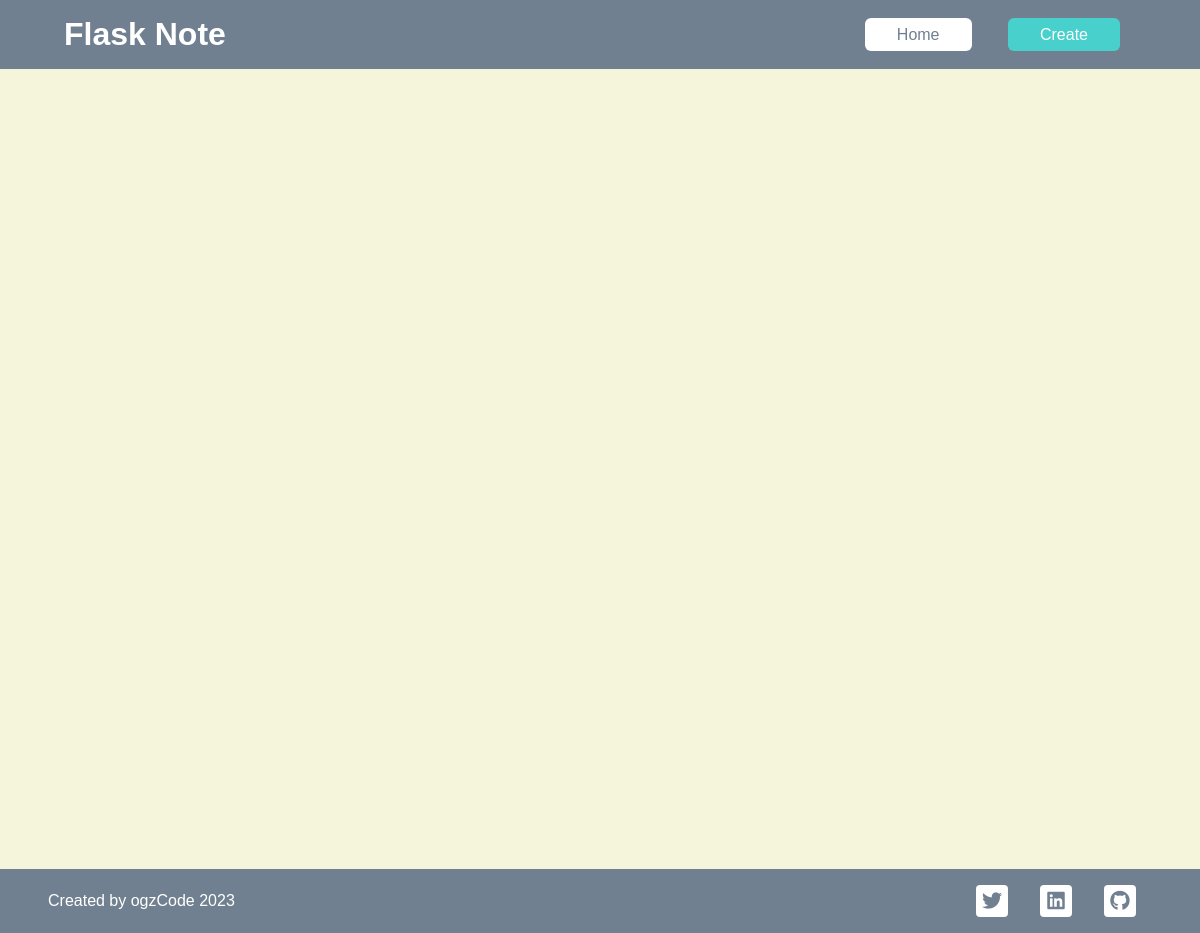
Before: / with the older database file.
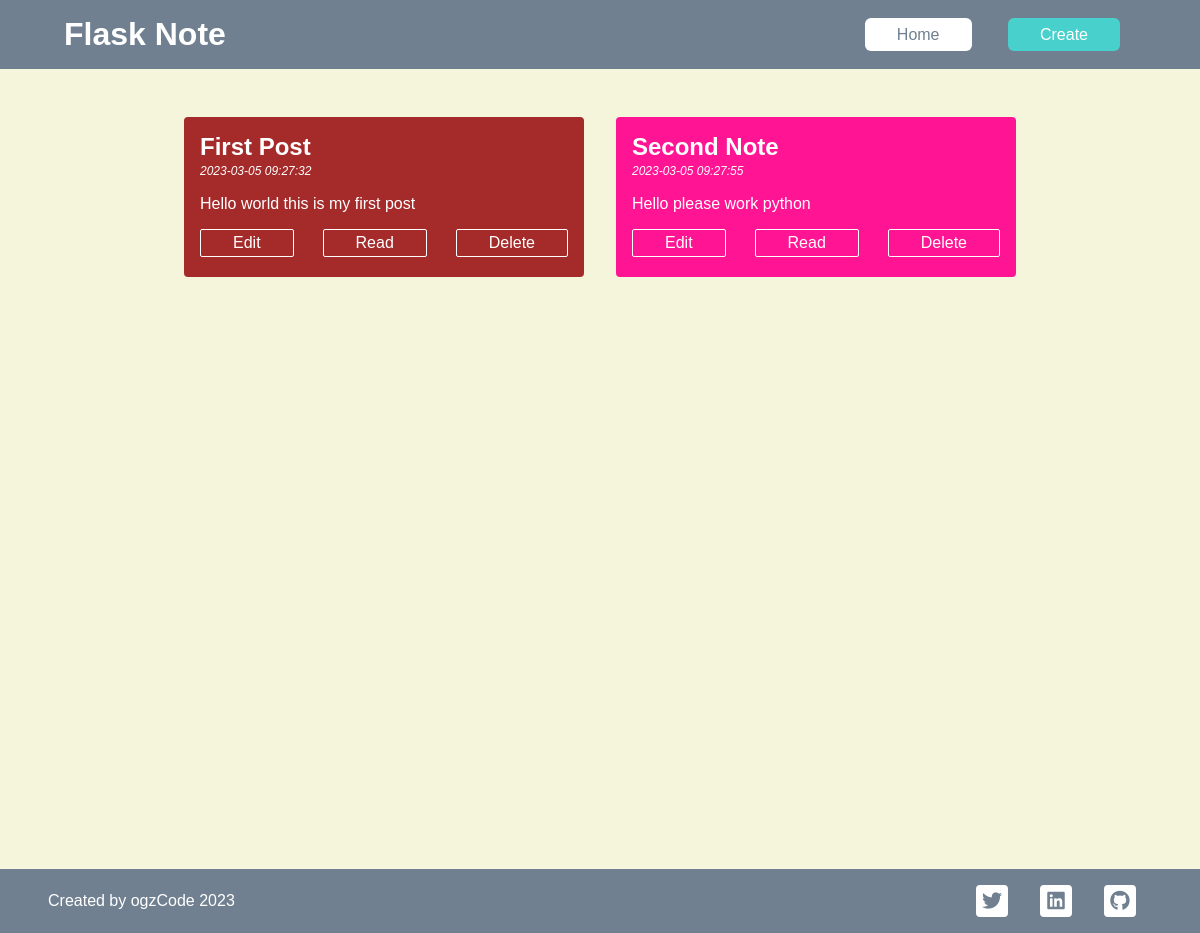
After: the same page with the newer database file.
### tables this page shows
CREATE TABLE notes (
    id INTEGER PRIMARY KEY AUTOINCREMENT,
    dates TIMESTAMP NOT NULL DEFAULT CURRENT_TIMESTAMP,
    title TEXT NOT NULL,
    content TEXT NOT NULL
);

### app.py (the view)
@app.route('/')
def main():
    conn= get_db_connection()
    notes = conn.execute("SELECT * FROM notes").fetchall()
    conn.close()
    return render_template("home.html", notes=notes)

### app.py (called while the page is built)
def get_db_connection():
    conn = sqlite3.connect("database.db")
    conn.row_factory = sqlite3.Row
    return conn

### templates/home.html (shortened to what this page needs)
{% extends "base.html" %}
{% block style %}
<link rel="stylesheet" href="{{ url_for('static', filename='css/home.css') }}" />
{% endblock %}
{% block content %}
<main>
    {% for note in notes %}
    <div class="note">
        <h2>{{note['title']}}</h2>
        <small>{{note['dates']}}</small>
        <p class="note__content" id="content">{{note['content']}}</p>
        <div class="note__footer">
            <a href="#">Edit</a>
            <button id="read" onclick="showContent('.read__content', 'show', {{ loop.index }})">Read</button>
            <button onclick="showContent('.toast__box', 'show', {{ loop.index }})">Delete</button>
        </div>
    </div>
    {% endfor %}
</main>
{% endblock %}

### templates/base.html (shortened to what this page needs)
<!DOCTYPE html>
<html lang="en">
<head>
    <link rel="stylesheet" href="{{ url_for('static', filename='css/main.css') }}"/>
    <link rel="stylesheet" href="https://cdnjs.cloudflare.com/ajax/libs/font-awesome/6.3.0/css/all.min.css"/>
    {% block style %}{% endblock %}
</head>
<body>
    <header>
        <h1 class="head">Flask Note</h1>
        <nav>
            <a href="{{ url_for('main') }}" class="nav__link home--link">Home</a>
            <a href="{{ url_for('create')}}" class="nav__link create--link">Create</a>
        </nav>
    </header>
    {% block content %}{% endblock %}
    <footer>
        <p>Created by ogzCode 2023</p>
        <div class="social">
            <a class="social__link" href="https://twitter.com/ogzCode"><i class="fa-brands fa-twitter"></i></a>
            <a class="social__link" href="https://www.linkedin.com/in/o%C4%9Fuzhan-g%C3%BC%C3%A7-327633193/"><i class="fa-brands fa-linkedin"></i></span>
            <a class="social__link" href="https://github.com/ogzcode"><i class="fa-brands fa-github"></i></a>
        </div>
    </footer>
</body>
</html>

### static/css/main.css (style rules this page uses)
* { margin: 0; padding: 0; box-sizing: border-box; font-family: sans-serif; }
body { background-color: beige; }
header { display: flex; align-items: center; justify-content: space-between; padding: 1rem 4rem; background-color:slategray; }
header h1 { color: white; }
.nav__link { text-decoration: none; font-size: 16px; margin: 0 1rem; padding: .5rem 2rem; border-radius: 6px; }
.home--link { background-color: white; color: slategray; }
.create--link { background-color:mediumturquoise; color: white; }
footer { display: flex; padding: 1rem 3rem; justify-content: space-between; align-items: center; background-color: slategray; }
footer p { color: white; }
.social { display: flex; }
.social__link { text-decoration: none; width: 32px; height: 32px; background-color: white; border-radius: 4px; margin: 0 1rem; cursor: pointer; display: flex; justify-content: center; align-items: center; font-size: 20px; color: slategray; }

### static/css/home.css (style rules this page uses)
body { position: relative; }
main { padding: 2rem; display: flex; flex-wrap: wrap; justify-content: center; min-height: 100vh; }
.note { width: 400px; height: 160px; margin: 1rem ; padding: 1rem; border-radius: 4px; }
.note h2 { color: white; }
.note small { color: white; font-style: italic; font-size: 12px; }
.note__content { margin: 1rem 0; color: white; text-overflow: ellipsis; width: 100%; overflow: hidden; white-space: nowrap; }
.note__footer { display: flex; justify-content: space-between; align-items: center; }
.note__footer * { color: white; border: 1px solid white; border-radius: 2px; cursor: pointer; padding: .25rem 2rem; font-size: 16px; }
.note__footer a { text-decoration: none; }
.note__footer button { background-color: transparent; }

Changed rows visible on the page:
added notes: title "First Post", dates "2023-03-05 09:27:32", content "Hello world this is my first post"
added notes: title "Second Note", dates "2023-03-05 09:27:55", content "Hello please work python"
